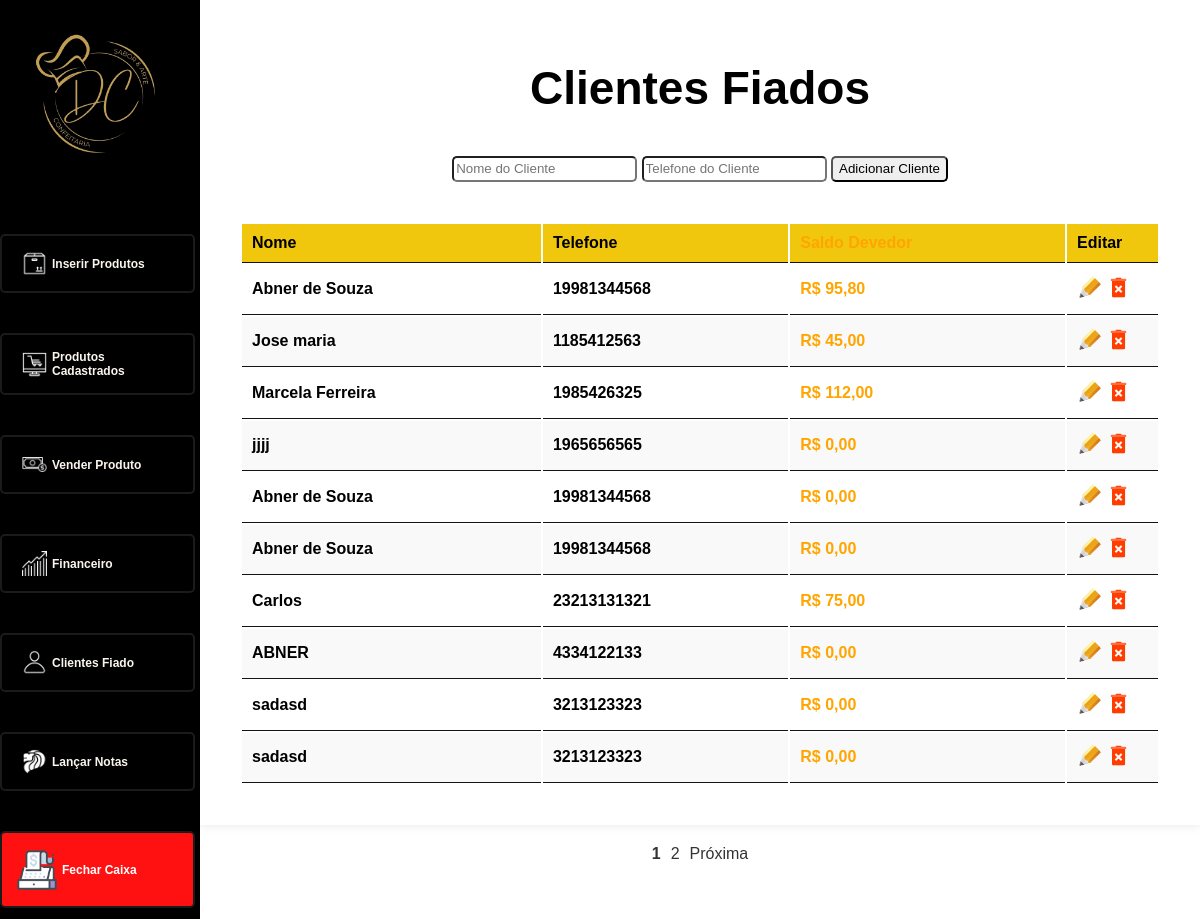
/clientes_fiado.php (signed in), run on an earlier commit of the app's database.
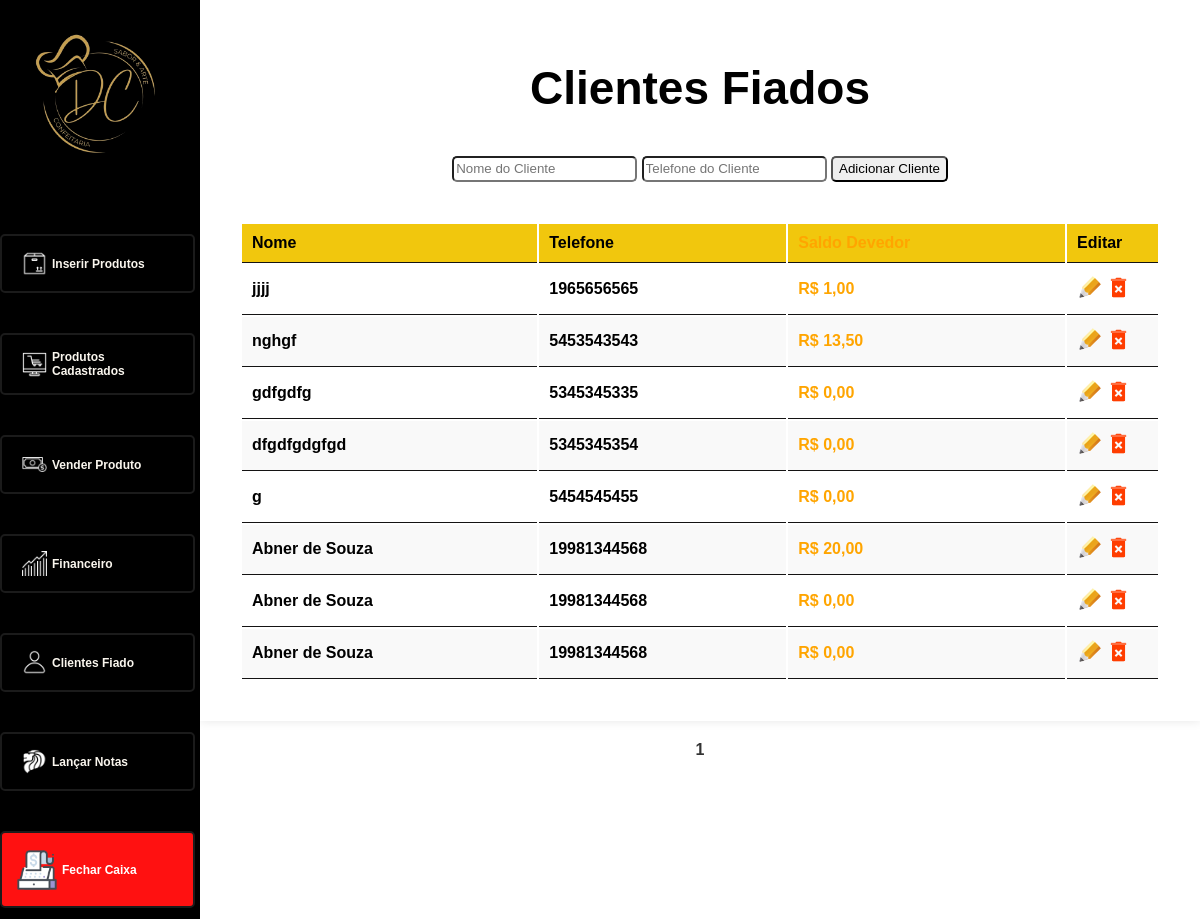
And on a later commit of the database.
### tables this page shows
CREATE TABLE `clientes_fiados` (
  `id` int(11) NOT NULL,
  `nome` varchar(255) NOT NULL,
  `telefone` varchar(20) NOT NULL,
  `saldo_devedor` decimal(10,2) DEFAULT NULL
);

### Class/database.php (called while the page is built, shortened)
<?php
class Database {
    private $hostname;
    private $bancodedados;
    private $usuario;
    private $senha;
    public function __construct($hostname, $bancodedados, $usuario, $senha) {
        $this->hostname = $hostname;
        $this->bancodedados = $bancodedados;
        $this->usuario = $usuario;
        $this->senha = $senha;
    }
    public function conectar() {
        $this->conexao = new mysqli($this->hostname, $this->usuario, $this->senha, $this->bancodedados);
    }
}
?>

### clientes_fiado.php (the view, shortened to what the changed rows need)
<?php
$hostname = "localhost";
$bancodedados = "dario";
$usuario = "root";
$senha = "";
$database = new Database($hostname, $bancodedados, $usuario, $senha);
$database->conectar();
function paginaLink($pagina) {
    return "?pagina=$pagina";
}
$clientesPorPagina = 10;
$paginaAtual = isset($_GET['pagina']) ? $_GET['pagina'] : 1;
$offset = ($paginaAtual - 1) * $clientesPorPagina;
$sqlClientes = "SELECT id, nome, telefone, saldo_devedor
                FROM clientes_fiados";
$resultClientes = $database->conexao->query($sqlClientes);
$totalClientes = $resultClientes->num_rows;
$totalPaginas = ceil($totalClientes / $clientesPorPagina);
$sqlClientesPaginacao = $sqlClientes . " LIMIT $clientesPorPagina OFFSET $offset";
$resultClientesPaginacao = $database->conexao->query($sqlClientesPaginacao);
?>
<!DOCTYPE html>
<html lang="pt-BR">
<head>
    <link rel="stylesheet" href="style.css">
</head>
<body class="menusDel">
    <div class="container-fiados">
        <div class="form-container">
            <h1>Clientes Fiados</h1>
        </div>
        <div class="table-responsive">
            <table class="table">
                <thead>
                    <tr>
                        <th>Nome</th>
                        <th>Telefone</th>
                        <th style="color: orange;">Saldo Devedor</th>
                        <th>Editar</th>
                    </tr>
                </thead>
                <tbody>
                    <?php
                    while ($cliente = $resultClientesPaginacao->fetch_assoc()) {
                        echo "<tr>";
                        echo "<td>" . htmlspecialchars($cliente['nome']) . "</td>";
                        echo "<td>" . htmlspecialchars($cliente['telefone']) . "</td>";
                        echo "<td style='color: orange;'>R$ " . number_format($cliente['saldo_devedor'], 2, ',', '.') . "</td>";
                        echo '<td class="editar">
                            <a class="btn btn-sm btn-primary botao-edit" href="editFiado.php?id=' . $cliente['id'] . '" title="Editar">
                                <img src="imgs/iconeEditar.png" width="25px" alt="Editar">
                            </a>
                            <a onclick="return confirm(\'Tem certeza que deseja excluir este cliente?\')" href="deletes/delete_fiado.php?id=' . $cliente['id'] . '" title="Excluir">
                                <img src="imgs/iconeDelete.png" width="25px" alt="Excluir">
                            </a>
                            </td>';
                        echo "</tr>";
                    }
                    ?>
                </tbody>
            </table>
        </div>
    </div>
    <div class="pagination">
        <?php for ($i = 1; $i <= $totalPaginas; $i++) : ?>
            <a href="<?php echo paginaLink($i); ?>" <?php if ($paginaAtual == $i) echo 'class="active"'; ?>><?php echo $i; ?></a>
        <?php endfor; ?>
        <?php if ($paginaAtual < $totalPaginas) : ?>
            <a href="<?php echo paginaLink($paginaAtual + 1); ?>">Próxima</a>
        <?php endif; ?>
    </div>
</body>
</html>

What changed in the data, as far as the page shows it:
removed clientes_fiados: nome "Abner de Souza", telefone "19981344568", saldo_devedor "95,80"
removed clientes_fiados: nome "Jose maria", telefone "1185412563", saldo_devedor "45,00"
removed clientes_fiados: nome "Marcela Ferreira", telefone "1985426325", saldo_devedor "112,00"
removed clientes_fiados: nome "Carlos", telefone "23213131321", saldo_devedor "75,00"
removed clientes_fiados: nome "ABNER", telefone "4334122133", saldo_devedor "0,00"
removed clientes_fiados: nome "sadasd", telefone "3213123323", saldo_devedor "0,00"
removed clientes_fiados: nome "sadasd", telefone "3213123323", saldo_devedor "0,00"
changed clientes_fiados "jjjj": saldo_devedor "0,00" → "1,00"
added clientes_fiados: nome "nghgf", telefone "5453543543", saldo_devedor "13,50"
added clientes_fiados: nome "gdfgdfg", telefone "5345345335", saldo_devedor "0,00"
added clientes_fiados: nome "dfgdfgdgfgd", telefone "5345345354", saldo_devedor "0,00"
added clientes_fiados: nome "g", telefone "5454545455", saldo_devedor "0,00"
added clientes_fiados: nome "Abner de Souza", telefone "19981344568", saldo_devedor "20,00"
Also different on the page:
list line gone: "2"
text no longer shown: "Próxima"
